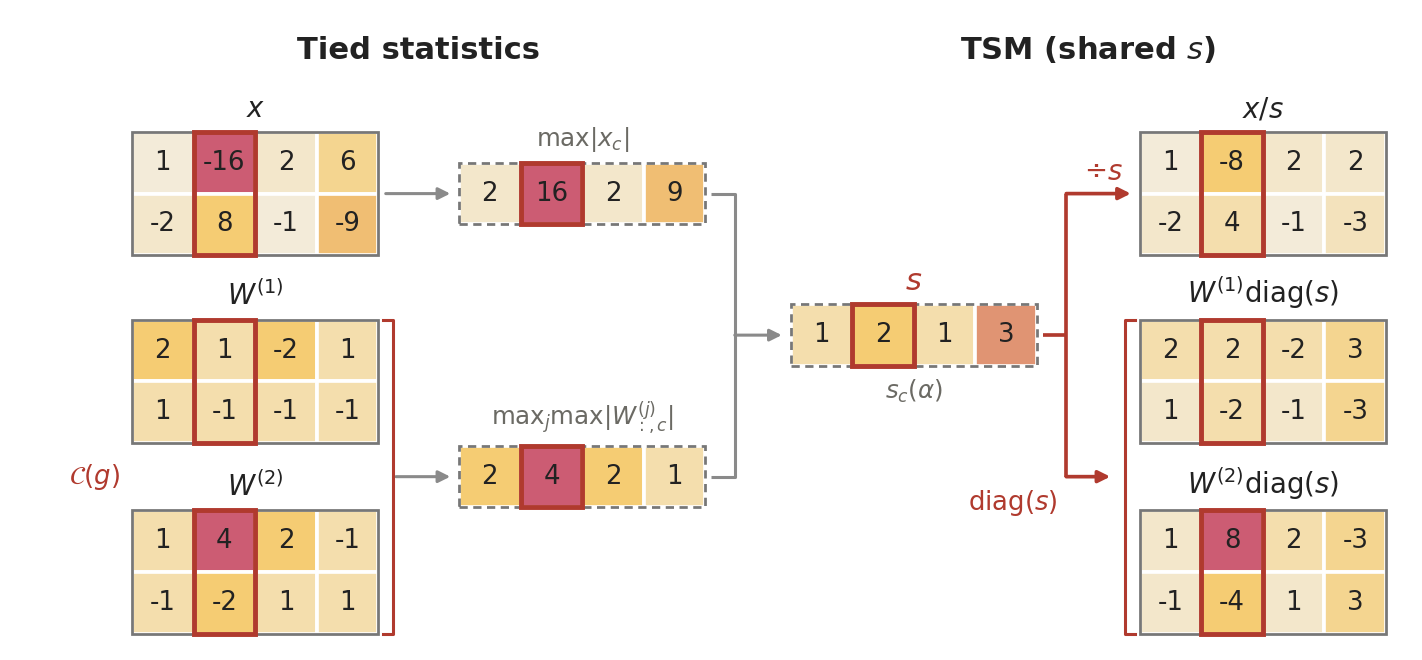

Source code (Python):
import matplotlib; matplotlib.use("Agg")
import matplotlib.pyplot as plt
from matplotlib.patches import Rectangle, FancyArrowPatch
import numpy as np, os
OUT=os.path.dirname(os.path.abspath(__file__))+"/"
X =np.array([[1,-16,2,6],[-2,8,-1,-9]])
W1=np.array([[2,1,-2,1],[1,-1,-1,-1]]); W2=np.array([[1,4,2,-1],[-1,-2,1,1]])
xmax=np.abs(X).max(0); wt=np.maximum(np.abs(W1).max(0),np.abs(W2).max(0)); s=np.sqrt(xmax/wt)
Xh=X/s; W1h=W1*s; W2h=W2*s
INK="#222"; MUT="#6b6a64"; GR="#8a8a8a"; ACC="#b03a2e"; HL=1; cs=0.42; W=4*cs; H=2*cs
def col(v,vmax):
    t=min(abs(v)/vmax,1.0); c0=np.array([0.95,0.94,0.91]); c1=np.array([0.96,0.80,0.45]); c2=np.array([0.80,0.36,0.45])
    return tuple(c0+(c1-c0)*t/0.5) if t<0.5 else tuple(c1+(c2-c1)*(t-0.5)/0.5)
fmt=lambda v: f"{int(v)}" if float(v).is_integer() else f"{v:g}"
def mat(ax,M,x,top,vmax,dashed=False):
    r,c=M.shape
    for i in range(r):
        for j in range(c):
            ax.add_patch(Rectangle((x+j*cs,top-(i+1)*cs),cs,cs,fc=col(M[i,j],vmax),ec="white",lw=1.2))
            ax.text(x+j*cs+cs/2,top-(i+0.5)*cs,fmt(M[i,j]),ha="center",va="center",fontsize=8.5,color=INK)
    ax.add_patch(Rectangle((x,top-r*cs),c*cs,r*cs,fill=False,ec="#777",lw=0.9,ls=(0,(3,2)) if dashed else "-"))
    ax.add_patch(Rectangle((x+HL*cs,top-r*cs),cs,r*cs,fill=False,ec=ACC,lw=1.6,zorder=5))
def T(ax,x,y,t,fs=9,c=INK,**k): ax.text(x,y,t,fontsize=fs,color=c,**k)
def line(ax,pts,c,lw=1.0): ax.plot([p[0] for p in pts],[p[1] for p in pts],color=c,lw=lw,solid_capstyle="butt")
def arr(ax,a,b,c,lw=1.0): ax.add_patch(FancyArrowPatch(a,b,arrowstyle="-|>",mutation_scale=8,lw=lw,color=c,shrinkA=0,shrinkB=0))
def bracket(ax,x,y0,y1,c,side):   # side=+1 opens left (right bracket), -1 opens right
    ax.plot([x-side*0.07,x,x,x-side*0.07],[y0,y0,y1,y1],color=c,lw=1)
fig,ax=plt.subplots(figsize=(7.4,3.1))
# grid
x0=0.0; x1=x0+W+0.55; mx=x1+W+0.2; x2=mx+0.38; sx=x2+W+0.2; x3=sx+0.5
yXt=3.0; yX=yXt-H/2                          # x row centre
yW1t,yW2t=1.72,0.42; yW=(yW1t+(yW2t-H))/2    # W stack centre
yS=(yX+yW)/2
# column 0: inputs
mat(ax,X,x0,yXt,16);  T(ax,x0+W/2,yXt+0.06,"$x$",ha="center",va="bottom")
mat(ax,W1,x0,yW1t,4); T(ax,x0+W/2,yW1t+0.06,"$W^{(1)}$",ha="center",va="bottom")
mat(ax,W2,x0,yW2t,4); T(ax,x0+W/2,yW2t+0.06,"$W^{(2)}$",ha="center",va="bottom")
bracket(ax,x0+W+0.1,yW1t,yW2t-H,ACC,+1); T(ax,x0-0.08,yW,"$\\mathcal{C}(g)$",c=ACC,va="center",ha="right",fs=8.5)
# column 1: tied statistics (one row each, aligned with its input)
mat(ax,xmax[None],x1,yX+cs/2,16,dashed=True); T(ax,x1+W/2,yX+cs/2+0.06,"$\\max|x_c|$",fs=8,c=MUT,ha="center",va="bottom")
mat(ax,wt[None],x1,yW+cs/2,4,dashed=True);    T(ax,x1+W/2,yW+cs/2+0.06,"$\\mathrm{max}_{j}\\max|W^{(j)}_{:,c}|$",fs=8,c=MUT,ha="center",va="bottom")
arr(ax,(x0+W+0.05,yX),(x1-0.06,yX),GR); arr(ax,(x0+W+0.12,yW),(x1-0.06,yW),GR)
# column 2: s (merge)
line(ax,[(x1+W+0.04,yX),(mx,yX),(mx,yW),(x1+W+0.04,yW)],GR); arr(ax,(mx,yS),(x2-0.06,yS),GR)
mat(ax,s[None],x2,yS+cs/2,4,dashed=True); T(ax,x2+W/2,yS+cs/2+0.06,"$s$",fs=10,c=ACC,ha="center",va="bottom")
T(ax,x2+W/2,yS-cs/2-0.08,"$s_c(\\alpha)$",fs=8,c=MUT,ha="center",va="top")
# column 3: outputs (split)
line(ax,[(x2+W+0.04,yS),(sx,yS)],ACC,1.2); line(ax,[(sx,yX),(sx,yW)],ACC,1.2)
arr(ax,(sx,yX),(x3-0.06,yX),ACC,1.2); T(ax,(sx+x3)/2,yX+0.05,"$\\div s$",c=ACC,fs=9,ha="center",va="bottom")
arr(ax,(sx,yW),(x3-0.2,yW),ACC,1.2); T(ax,sx-0.06,yW-0.08,"$\\mathrm{diag}(s)$",c=ACC,fs=8.5,ha="right",va="top")
bracket(ax,x3-0.1,yW1t,yW2t-H,ACC,-1)
mat(ax,Xh,x3,yXt,16);  T(ax,x3+W/2,yXt+0.06,"$x/s$",ha="center",va="bottom")
mat(ax,W1h,x3,yW1t,8); T(ax,x3+W/2,yW1t+0.06,"$W^{(1)}\\mathrm{diag}(s)$",ha="center",va="bottom")
mat(ax,W2h,x3,yW2t,8); T(ax,x3+W/2,yW2t+0.06,"$W^{(2)}\\mathrm{diag}(s)$",ha="center",va="bottom")
# titles
T(ax,(x0+x1+W)/2,3.5,"Tied statistics",fs=10,weight="bold",ha="center")
T(ax,(x2+x3+W)/2,3.5,"TSM (shared $s$)",fs=10,weight="bold",ha="center")
ax.set_xlim(-0.75,x3+W+0.1); ax.set_ylim(-0.45,3.75); ax.set_aspect("equal"); ax.axis("off")
fig.tight_layout()
for suf,kw in (("",dict(dpi=220)),("_transparent",dict(dpi=300,transparent=True))):
    fig.savefig(OUT+f"tsm_numeric_v3{suf}.png",bbox_inches="tight",**kw)
fig.savefig(OUT+"tsm_numeric_v3.pdf",bbox_inches="tight"); print("ok")
